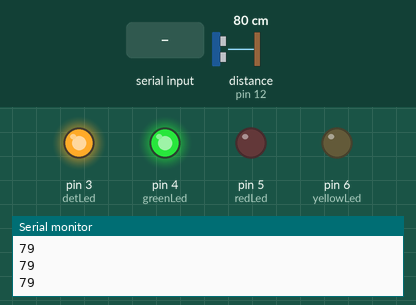
Simulated run of this sketch. Board: Arduino Uno, built with avr-gcc and run on an emulated ATmega328P. Parts: output pins drawn as LEDs (lit = HIGH), the last lines printed to the serial monitor. Wiring (inferred from the names in the program): ultrasonic range finder: trigger pin 13; echo pin 12. The inputs (shaded band) are chosen by the test bench; at power-on: distance to the obstacle (sensor on pin 12) 80 cm. The echo pulse lasts 58.3 µs per cm; pins used as bus, display or sensor lines are not drawn.

Above: at 1.2 s.
1.3 s: distance to the obstacle (sensor on pin 12) set to 250 cm
At 2.4 s:
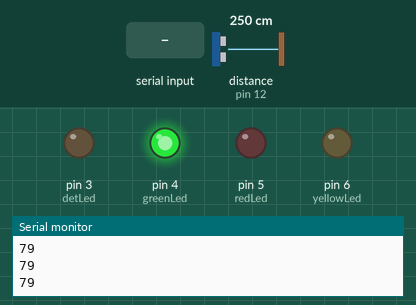
2.8 s: "C" received over Serial
At 4.0 s:
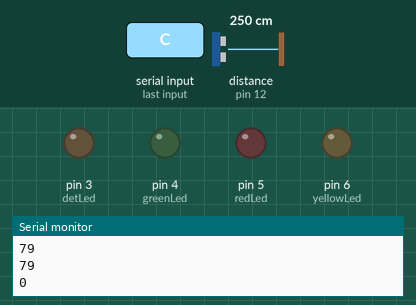
4.3 s: "S" received over Serial
At 5.1 s:
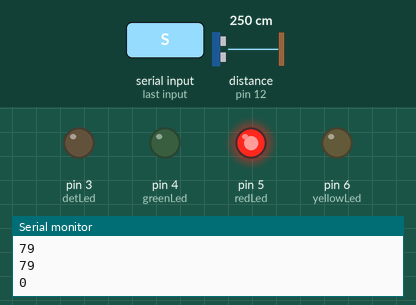
5.8 s: distance to the obstacle (sensor on pin 12) set to 2 cm
At 6.2 s:
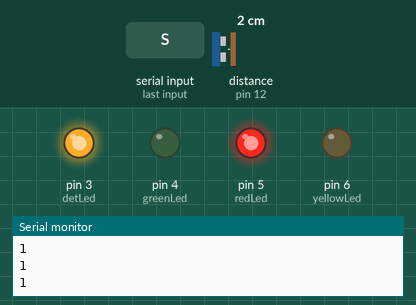
7.3 s: "1" received over Serial
At 8.2 s:
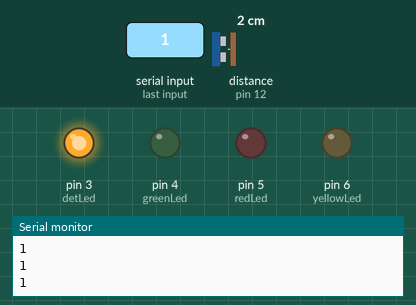
8.8 s: "G" received over Serial
At 9.4 s:
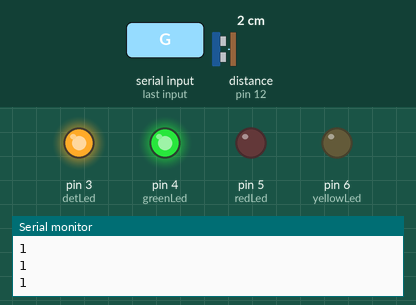
Timing chart, 0 to 11.3 s (numbered marks = the images above; inputs shaded):
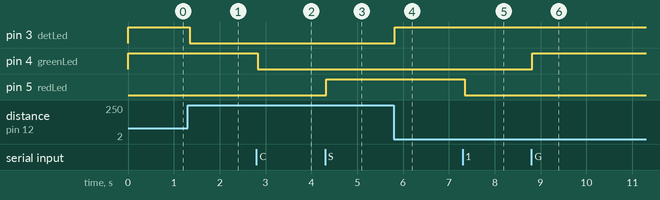

The sketch:

people_counter_arduino.ino
```cpp
//LED PINS
int detLed = 3;  //detection LED (high when person walks past)
int greenLed = 4;  //entry LED (high when entry is allowed)
int redLed = 5;  //stop LED (high when entry is not allowed)
int yellowLed = 6;  //error LED (high when there is an error)

//ULTRASONIC SENSOR PIN
int echoPin = 12;  //INPUT - receives reply from pulse
int trigPin = 13;  //OUTPUT - sends pulse to calculate distance

int maxRange = 150; //Max range set to 150cm (width of double door)
int minRange = 0;  //Min range set to 0cm (in case person walks close to sensor)
long duration, distance;  //duration is used to calc distance in cm

bool isPerson = false;  //whether a person was detected

void setup() {
  Serial.begin(9600);

  //initialise sensors and leds on setup
  pinMode(redLed, OUTPUT);
  pinMode(greenLed, OUTPUT);
  pinMode(yellowLed, OUTPUT);
  pinMode(detLed, OUTPUT);

  pinMode(trigPin, OUTPUT);
  pinMode(echoPin, INPUT);

  digitalWrite(greenLed, HIGH);

}

void loop() {
  //Set pulse low
  digitalWrite(trigPin, LOW);
  delayMicroseconds(2);

  //Send 10 microsecond pulse from US sensor
  digitalWrite(trigPin, HIGH);
  delayMicroseconds(10);
  digitalWrite(trigPin, LOW);

  //receive duration in seconds from echo
  duration = pulseIn(echoPin, HIGH);

  //calculate distance in cm
  distance = duration/58.2;

  //if ping is outside our range then no person detected, otherwise person detected
  if (distance >= maxRange || distance <= minRange) {
    isPerson = false;
    digitalWrite(detLed, LOW);
  } else {
    isPerson = true;
    digitalWrite(detLed, HIGH);
    Serial.println(distance);
  }

  //wait until next pulse sent
  delay(50);

  //check if RPi has sent a command
  if (Serial.available() > 0) {

    //Check if edge device has sent a code
    int inputVal = Serial.read();

    if (inputVal == 'C') {               //RPi command to confirm that person was detected
      Serial.println(isPerson);
    }
    if (inputVal == 'G') {               //RPi command to turn green led on
      digitalWrite(greenLed, HIGH);
      digitalWrite(redLed, LOW);
      digitalWrite(yellowLed, LOW);
    } else if (inputVal == 'S') {       //RPi command to turn red on
      digitalWrite(greenLed, LOW);
      digitalWrite(redLed, HIGH);
      digitalWrite(yellowLed, LOW);
    } else {                            //Error code (yellow LED)
      digitalWrite(greenLed, LOW);
      digitalWrite(redLed, LOW);
    }
  }
}
```

Measured:
- after the input at 1.3 s, pin 3 (detLed): HIGH → LOW at once
- after the input at 2.8 s, pin 4 (greenLed): HIGH → LOW at once
- after the input at 4.3 s, pin 5 (redLed): LOW → HIGH at once
- after the input at 5.8 s, pin 3 (detLed): LOW → HIGH at once
- after the input at 7.3 s, pin 5 (redLed): HIGH → LOW at once
- after the input at 8.8 s, pin 4 (greenLed): LOW → HIGH at once
